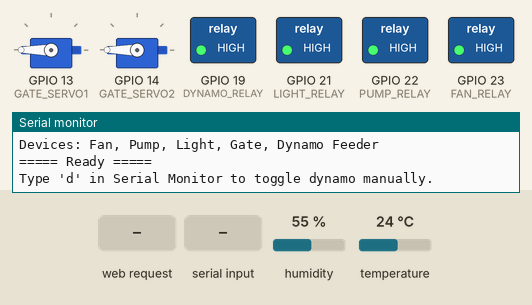
Recording of a sketch running on a simulated ESP32. Parts: 2 × servo, switched loads named in the sketch (green lamp = pin HIGH), the last lines printed to the serial monitor. The test bench sets the inputs (shaded band); at power-on: humidity 55 %, temperature 24 °C. WiFi joins after 1.5 s; servers stay silent unless stated.

Above: at 7.5 s.
7.6 s: HTTP request GET /fan_on received
At 8.0 s:
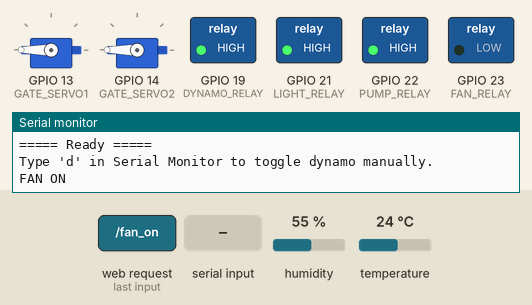
9.1 s: "d" received over Serial
At 9.4 s:
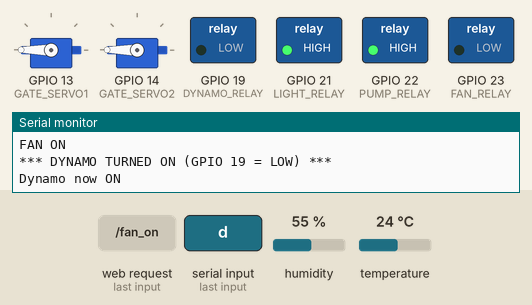
10.6 s: HTTP request GET /fan_off received
At 11.4 s:
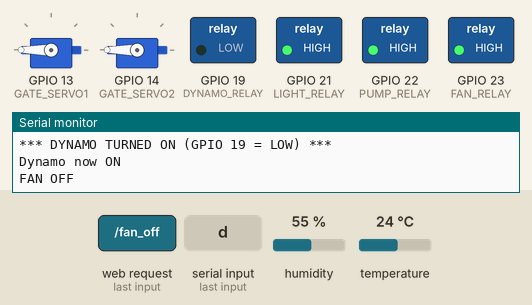
12.1 s: HTTP request GET /pump_on received
At 12.9 s:
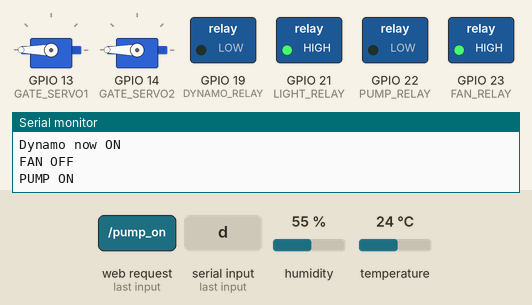
13.6 s: "D" received over Serial
At 14.8 s:
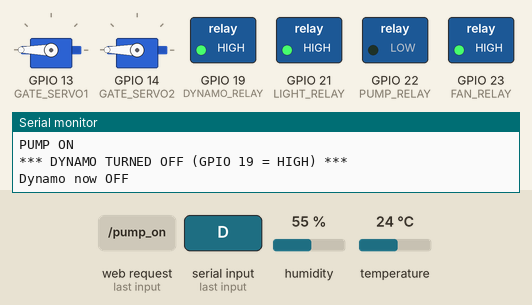
15.1 s: HTTP request GET /light_on received
At 16.4 s:
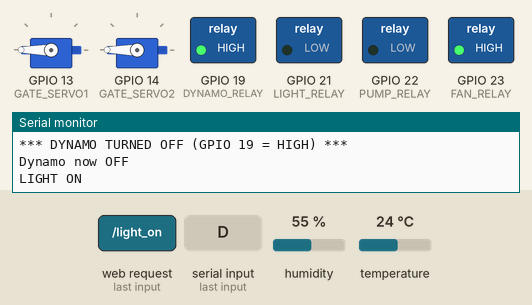
Timing chart, 0 to 17.6 s (numbered marks = the images above; inputs shaded):
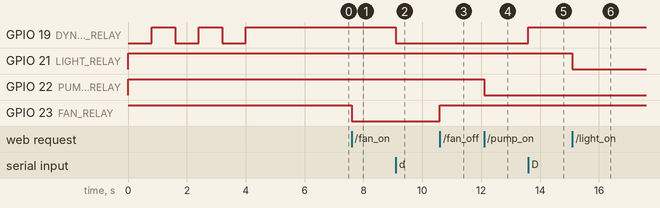

The sketch:

hardware_capstone.ino
```cpp
#include <WiFi.h>
#include <WebServer.h>
#include <DHT.h>
#include <Servo.h>

//==================== WiFi ====================
const char* ssid = "PLDTHOMEFIBR602f8";
const char* password = "Gayos_181828";

//==================== Relay Pins ====================
#define FAN_RELAY     23
#define PUMP_RELAY    22
#define LIGHT_RELAY   21
#define DYNAMO_RELAY  19   // Dynamo motor (16V)

//==================== DHT11 ====================
#define DHTPIN 4
#define DHTTYPE DHT11
DHT dht(DHTPIN, DHTTYPE);

WebServer server(80);

//==================== State Variables ====================
bool fanState = false;
bool pumpState = false;
bool lightState = false;
bool dynamoState = false;

//==================== SERVO GATE ====================
#define GATE_SERVO1 13
#define GATE_SERVO2 14
Servo gateServo1;
Servo gateServo2;
bool gateOpen = false;

//==================== SENSOR JSON ENDPOINT ====================
void handleSensor() {
  float temp = dht.readTemperature();
  float hum  = dht.readHumidity();

  if (isnan(temp)) temp = 0.0;
  if (isnan(hum))  hum  = 0.0;

  String json = "{";
  json += "\"temperature\":" + String(temp, 1) + ",";
  json += "\"humidity\":" + String(hum, 1) + ",";
  json += "\"fan\":" + String(fanState ? 1 : 0) + ",";
  json += "\"pump\":" + String(pumpState ? 1 : 0) + ",";
  json += "\"light\":" + String(lightState ? 1 : 0) + ",";
  json += "\"gate\":" + String(gateOpen ? 1 : 0) + ",";
  json += "\"dynamo\":" + String(dynamoState ? 1 : 0);
  json += "}";

  server.send(200, "application/json", json);
}

//==================== HOME PAGE (HTML) ====================
void handleRoot() {
  float temp = dht.readTemperature();
  float hum  = dht.readHumidity();
  bool dhtOk = !(isnan(temp) || isnan(hum));

  String html = "<!DOCTYPE html><html><head><meta name='viewport' content='width=device-width, initial-scale=1'>";
  html += "<meta http-equiv='refresh' content='10'>";
  html += "<title>Poultry House Control</title><style>";
  html += "*{box-sizing:border-box;margin:0;padding:0}";
  html += "body{font-family:'Segoe UI',sans-serif;background:#e8f0fe;display:flex;justify-content:center;align-items:center;min-height:100vh;padding:20px}";
  html += ".container{max-width:700px;width:100%;background:#fff;padding:20px 25px;border-radius:20px;box-shadow:0 8px 24px rgba(0,0,0,0.12)}";
  html += "h1{color:#1e3c5c;text-align:center;font-size:26px;border-bottom:2px solid #d0e0f0;padding-bottom:12px}";
  html += ".sensor-box{background:#f0f7ff;border-radius:12px;padding:15px;margin:15px 0;display:flex;justify-content:space-around;flex-wrap:wrap;border:1px solid #d0e0f0}";
  html += ".sensor-item{text-align:center;padding:5px 15px}";
  html += ".sensor-item .value{font-size:28px;font-weight:bold;color:#0b3b5c}";
  html += ".sensor-item .label{font-size:14px;color:#4a6a8a}";
  html += ".sensor-error{color:#c0392b;text-align:center;padding:10px;background:#ffe5e5;border-radius:8px}";
  html += ".device{background:#fafcff;border-radius:12px;padding:12px 18px;margin:12px 0;border:1px solid #e0ecf5;display:flex;flex-wrap:wrap;align-items:center;justify-content:space-between}";
  html += ".device h2{font-size:18px;color:#1e3c5c;margin:0;flex:1 1 120px}";
  html += ".device .status{font-weight:bold;padding:4px 12px;border-radius:20px;font-size:14px;margin:0 10px}";
  html += ".device .status.on{background:#27ae60;color:#fff}";
  html += ".device .status.off{background:#e74c3c;color:#fff}";
  html += ".device .status.open{background:#27ae60;color:#fff}";
  html += ".device .status.closed{background:#e74c3c;color:#fff}";
  html += ".button-group{display:flex;gap:8px;flex-wrap:wrap}";
  html += "button{background:#3498db;border:none;color:#fff;padding:8px 18px;border-radius:30px;font-size:15px;cursor:pointer;transition:0.2s;font-weight:600}";
  html += "button:hover{background:#2176ae;transform:scale(1.02)}";
  html += "button.off{background:#95a5a6}";
  html += "button.off:hover{background:#7f8c8d}";
  html += "button.open-btn{background:#27ae60}";
  html += "button.open-btn:hover{background:#1e8449}";
  html += "button.close-btn{background:#e67e22}";
  html += "button.close-btn:hover{background:#ca6f1e}";
  html += ".footer{text-align:center;color:#7f8c8d;font-size:12px;margin-top:20px;border-top:1px solid #d0e0f0;padding-top:12px}";
  html += "@media(max-width:500px){.device{flex-direction:column;align-items:stretch;gap:8px}.button-group{justify-content:center}}";
  html += "</style></head><body><div class='container'>";
  html += "<h1>🐔 Poultry House Control</h1>";

  html += "<div class='sensor-box'>";
  if (dhtOk) {
    html += "<div class='sensor-item'><div class='value'>" + String(temp,1) + "°C</div><div class='label'>Temperature</div></div>";
    html += "<div class='sensor-item'><div class='value'>" + String(hum,1) + "%</div><div class='label'>Humidity</div></div>";
  } else {
    html += "<div class='sensor-error'>⚠️ DHT11 error – check wiring</div>";
  }
  html += "</div>";

  // ===== FAN =====
  html += "<div class='device'><h2>Fan</h2>";
  html += "<span class='status " + String(fanState?"on":"off") + "'>" + String(fanState?"ON":"OFF") + "</span>";
  html += "<div class='button-group'><a href='/fan_on'><button>ON</button></a><a href='/fan_off'><button class='off'>OFF</button></a></div></div>";

  // ===== WATER PUMP =====
  html += "<div class='device'><h2>Water Pump</h2>";
  html += "<span class='status " + String(pumpState?"on":"off") + "'>" + String(pumpState?"ON":"OFF") + "</span>";
  html += "<div class='button-group'><a href='/pump_on'><button>ON</button></a><a href='/pump_off'><button class='off'>OFF</button></a></div></div>";

  // ===== LIGHT =====
  html += "<div class='device'><h2>Light</h2>";
  html += "<span class='status " + String(lightState?"on":"off") + "'>" + String(lightState?"ON":"OFF") + "</span>";
  html += "<div class='button-group'><a href='/light_on'><button>ON</button></a><a href='/light_off'><button class='off'>OFF</button></a></div></div>";

  // ===== GATE (Servo) =====
  html += "<div class='device'><h2>Gate</h2>";
  html += "<span class='status " + String(gateOpen?"open":"closed") + "'>" + String(gateOpen?"OPEN":"CLOSED") + "</span>";
  html += "<div class='button-group'><a href='/gate_open'><button class='open-btn'>OPEN</button></a><a href='/gate_close'><button class='close-btn'>CLOSE</button></a></div></div>";

  // ===== DYNAMO FEEDER =====
  html += "<div class='device'><h2>Dynamo Feeder</h2>";
  html += "<span class='status " + String(dynamoState?"on":"off") + "'>" + String(dynamoState?"ON":"OFF") + "</span>";
  html += "<div class='button-group'><a href='/dynamo_on'><button>ON</button></a><a href='/dynamo_off'><button class='off'>OFF</button></a></div></div>";

  html += "<div class='footer'>Auto‑refresh 10s &bull; ESP32 Poultry System</div></div></body></html>";
  server.send(200, "text/html", html);
}

//==================== CONTROL HANDLERS ====================

// ----- FAN -----
void fanON() {
  digitalWrite(FAN_RELAY, LOW);
  fanState = true;
  Serial.println("FAN ON");
  handleRoot();
}
void fanOFF() {
  digitalWrite(FAN_RELAY, HIGH);
  fanState = false;
  Serial.println("FAN OFF");
  handleRoot();
}

// ----- WATER PUMP -----
void pumpON() {
  digitalWrite(PUMP_RELAY, LOW);
  pumpState = true;
  Serial.println("PUMP ON");
  handleRoot();
}
void pumpOFF() {
  digitalWrite(PUMP_RELAY, HIGH);
  pumpState = false;
  Serial.println("PUMP OFF");
  handleRoot();
}

// ----- LIGHT -----
void lightON() {
  digitalWrite(LIGHT_RELAY, LOW);
  lightState = true;
  Serial.println("LIGHT ON");
  handleRoot();
}
void lightOFF() {
  digitalWrite(LIGHT_RELAY, HIGH);
  lightState = false;
  Serial.println("LIGHT OFF");
  handleRoot();
}

// ----- GATE (Servo) -----
void gateOPEN() {
  gateServo1.write(0);
  gateServo2.write(0);
  gateOpen = true;
  Serial.println("GATE OPEN (0°)");
  handleRoot();
}
void gateCLOSE() {
  gateServo1.write(180);
  gateServo2.write(180);
  gateOpen = false;
  Serial.println("GATE CLOSED (180°)");
  handleRoot();
}

// ----- DYNAMO FEEDER (with Serial Debug) -----
void dynamoON() {
  digitalWrite(DYNAMO_RELAY, LOW);
  dynamoState = true;
  Serial.println("*** DYNAMO TURNED ON (GPIO 19 = LOW) ***");
  handleRoot();
}
void dynamoOFF() {
  digitalWrite(DYNAMO_RELAY, HIGH);
  dynamoState = false;
  Serial.println("*** DYNAMO TURNED OFF (GPIO 19 = HIGH) ***");
  handleRoot();
}

//==================== SETUP ====================
void setup() {
  Serial.begin(115200);
  dht.begin();

  pinMode(FAN_RELAY, OUTPUT);
  pinMode(PUMP_RELAY, OUTPUT);
  pinMode(LIGHT_RELAY, OUTPUT);
  pinMode(DYNAMO_RELAY, OUTPUT);

  digitalWrite(FAN_RELAY, HIGH);
  digitalWrite(PUMP_RELAY, HIGH);
  digitalWrite(LIGHT_RELAY, HIGH);
  digitalWrite(DYNAMO_RELAY, HIGH);  // Start OFF

  Serial.println();
  Serial.println("===== ESP32 STARTING =====");

  // ===== HARDWARE TEST: Dynamo blink 3 times =====
  Serial.println("--- Dynamo Hardware Test ---");
  for (int i = 0; i < 3; i++) {
    Serial.print("ON  (LOW) ");
    digitalWrite(DYNAMO_RELAY, LOW);
    delay(800);
    Serial.print("OFF (HIGH) ");
    digitalWrite(DYNAMO_RELAY, HIGH);
    delay(800);
  }
  Serial.println("--- Test finished. If dynamo did not move, check wiring/relay/power. ---");

  // Connect to WiFi
  Serial.print("Connecting to WiFi");
  WiFi.mode(WIFI_STA);
  WiFi.begin(ssid, password);

  unsigned long start = millis();
  while (WiFi.status() != WL_CONNECTED && millis() - start < 20000) {
    delay(500);
    Serial.print(".");
  }
  Serial.println();

  if (WiFi.status() == WL_CONNECTED) {
    Serial.println("WiFi Connected!");
    Serial.print("IP Address: ");
    Serial.println(WiFi.localIP());
  } else {
    Serial.println("Failed to connect. Check credentials.");
  }

  // Servo Gate - default CLOSED
  gateServo1.attach(GATE_SERVO1);
  gateServo2.attach(GATE_SERVO2);
  gateServo1.write(180);
  gateServo2.write(180);
  gateOpen = false;

  // Web Server Routes
  server.on("/", handleRoot);
  server.on("/sensor", handleSensor);
  server.on("/fan_on", fanON);
  server.on("/fan_off", fanOFF);
  server.on("/pump_on", pumpON);
  server.on("/pump_off", pumpOFF);
  server.on("/light_on", lightON);
  server.on("/light_off", lightOFF);
  server.on("/gate_open", gateOPEN);
  server.on("/gate_close", gateCLOSE);
  server.on("/dynamo_on", dynamoON);
  server.on("/dynamo_off", dynamoOFF);

  server.begin();
  Serial.println("Web Server Started");
  Serial.println("Devices: Fan, Pump, Light, Gate, Dynamo Feeder");
  Serial.println("===== Ready =====");
  Serial.println("Type 'd' in Serial Monitor to toggle dynamo manually.");
}

//==================== LOOP ====================
void loop() {
  server.handleClient();

  // Serial manual control (for testing)
  if (Serial.available()) {
    char c = Serial.read();
    if (c == 'd' || c == 'D') {
      if (dynamoState) {
        dynamoOFF();
      } else {
        dynamoON();
      }
      Serial.print("Dynamo now ");
      Serial.println(dynamoState ? "ON" : "OFF");
    }
  }
}
```

Measured:
- after the input at 7.6 s, GPIO 23 (FAN_RELAY): HIGH → LOW at once
- after the input at 9.1 s, GPIO 19 (DYNAMO_RELAY): HIGH → LOW at once
- after the input at 10.6 s, GPIO 23 (FAN_RELAY): LOW → HIGH at once
- after the input at 12.1 s, GPIO 22 (PUMP_RELAY): HIGH → LOW at once
- after the input at 13.6 s, GPIO 19 (DYNAMO_RELAY): LOW → HIGH at once
- after the input at 15.1 s, GPIO 21 (LIGHT_RELAY): HIGH → LOW at once
